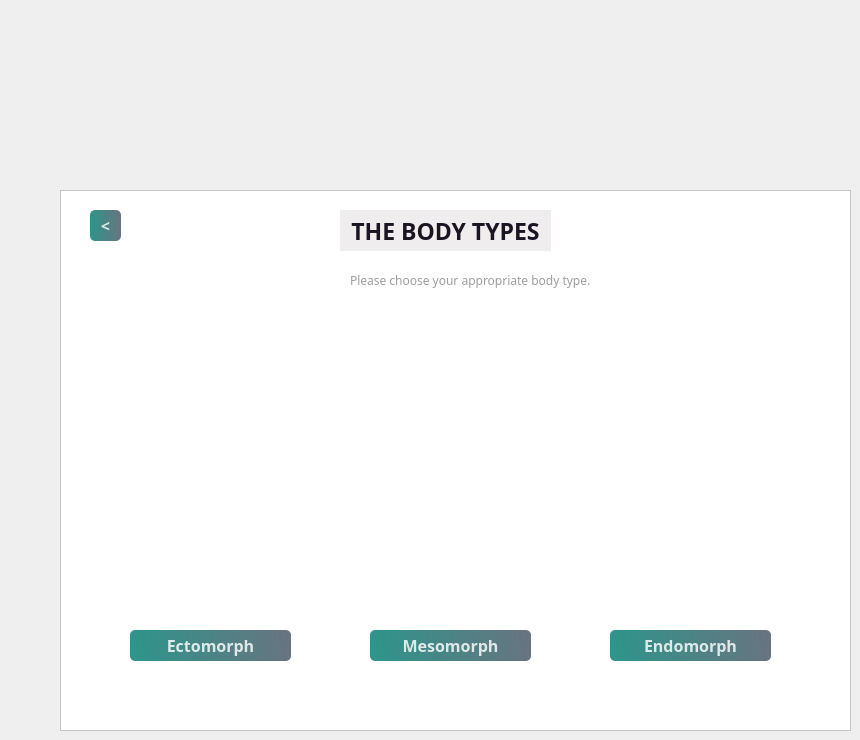
    <widget class="QWidget" name="page_4">
     <widget class="QFrame" name="frame_5">
      <property name="geometry">
       <rect>
        <x>60</x>
        <y>190</y>
        <width>791</width>
        <height>541</height>
       </rect>
      </property>
      <property name="contextMenuPolicy">
       <enum>Qt::DefaultContextMenu</enum>
      </property>
      <property name="styleSheet">
       <string notr="true">background-color: rgb(255, 255, 255);</string>
      </property>
      <property name="frameShape">
       <enum>QFrame::StyledPanel</enum>
      </property>
      <property name="frameShadow">
       <enum>QFrame::Raised</enum>
      </property>
      <widget class="QLabel" name="label_11">
       <property name="geometry">
        <rect>
         <x>290</x>
         <y>80</y>
         <width>241</width>
         <height>20</height>
        </rect>
       </property>
       <property name="font">
        <font>
         <family>Sitka Banner</family>
         <pointsize>9</pointsize>
        </font>
       </property>
       <property name="styleSheet">
        <string notr="true">color:rgb(158, 158, 158)
</string>
       </property>
       <property name="text">
        <string>Please choose your appropriate body type.</string>
       </property>
      </widget>
      <widget class="QLabel" name="label_13">
       <property name="geometry">
        <rect>
         <x>290</x>
         <y>120</y>
         <width>191</width>
         <height>291</height>
        </rect>
       </property>
       <property name="styleSheet">
        <string notr="true">border-image:url(:/images/C:/Users/DELL/Downloads/mesomorph.png);
border-image: url(:/images/mesomorph.png);
border-radius:50px;</string>
       </property>
       <property name="text">
        <string/>
       </property>
      </widget>
      <widget class="QLabel" name="label_14">
       <property name="geometry">
        <rect>
         <x>60</x>
         <y>120</y>
         <width>181</width>
         <height>291</height>
        </rect>
       </property>
       <property name="styleSheet">
        <string notr="true">border-image: url(:/images/ectomorph.jpeg);
border-radius:50px;</string>
       </property>
       <property name="text">
        <string/>
       </property>
      </widget>
      <widget class="QLabel" name="label_15">
       <property name="geometry">
        <rect>
         <x>530</x>
         <y>120</y>
         <width>211</width>
         <height>291</height>
        </rect>
       </property>
       <property name="styleSheet">
        <string notr="true">border-image:url(:/images/C:/Users/DELL/Downloads/endomorph.png);
border-image: url(:/images/endomorph.png);
border-radius:50px;</string>
       </property>
       <property name="text">
        <string/>
       </property>
      </widget>
      <widget class="QPushButton" name="pushButton_4">
       <property name="geometry">
        <rect>
         <x>70</x>
         <y>440</y>
         <width>161</width>
         <height>31</height>
        </rect>
       </property>
       <property name="font">
        <font>
         <family>Sitka Banner</family>
         <pointsize>12</pointsize>
         <bold>true</bold>
        </font>
       </property>
       <property name="focusPolicy">
        <enum>Qt::ClickFocus</enum>
       </property>
       <property name="styleSheet">
        <string notr="true">

QPushButton#pushButton_4{
	background-color: qlineargradient(spread:pad, x1:0, y1:0.505682, x2:1, y2:0.477, stop:0 rgba(11, 131, 120, 219), stop:1 rgba(85, 98, 112, 226));
	color:rgba(255, 255, 255, 210);
	border-radius:5px;
}

QPushButton#pushButton_4:hover{
	background-color: qlineargradient(spread:pad, x1:0, y1:0.505682, x2:1, y2:0.477, stop:0 rgba(150, 123, 111, 219), stop:1 rgba(85, 81, 84, 226));
}

QPushButton#pushButton_4:pressed{
	padding-left:5px;
	padding-top:5px;
	background-color:rgba(150, 123, 111, 255);
}
</string>
       </property>
       <property name="text">
        <string>Ectomorph</string>
       </property>
      </widget>
      <widget class="QPushButton" name="pushButton_5">
       <property name="geometry">
        <rect>
         <x>310</x>
         <y>440</y>
         <width>161</width>
         <height>31</height>
        </rect>
       </property>
       <property name="font">
        <font>
         <family>Sitka Banner</family>
         <pointsize>12</pointsize>
         <bold>true</bold>
        </font>
       </property>
       <property name="focusPolicy">
        <enum>Qt::ClickFocus</enum>
       </property>
       <property name="styleSheet">
        <string notr="true">

QPushButton#pushButton_5{
	background-color: qlineargradient(spread:pad, x1:0, y1:0.505682, x2:1, y2:0.477, stop:0 rgba(11, 131, 120, 219), stop:1 rgba(85, 98, 112, 226));
	color:rgba(255, 255, 255, 210);
	border-radius:5px;
}

QPushButton#pushButton_5:hover{
	background-color: qlineargradient(spread:pad, x1:0, y1:0.505682, x2:1, y2:0.477, stop:0 rgba(150, 123, 111, 219), stop:1 rgba(85, 81, 84, 226));
}

QPushButton#pushButton_5:pressed{
	padding-left:5px;
	padding-top:5px;
	background-color:rgba(150, 123, 111, 255);
}
</string>
       </property>
       <property name="text">
        <string>Mesomorph</string>
       </property>
      </widget>
      <widget class="QPushButton" name="pushButton_6">
       <property name="geometry">
        <rect>
         <x>550</x>
         <y>440</y>
         <width>161</width>
         <height>31</height>
        </rect>
       </property>
       <property name="font">
        <font>
         <family>Sitka Banner</family>
         <pointsize>12</pointsize>
         <bold>true</bold>
        </font>
       </property>
       <property name="focusPolicy">
        <enum>Qt::ClickFocus</enum>
       </property>
       <property name="styleSheet">
        <string notr="true">

QPushButton#pushButton_6{
	background-color: qlineargradient(spread:pad, x1:0, y1:0.505682, x2:1, y2:0.477, stop:0 rgba(11, 131, 120, 219), stop:1 rgba(85, 98, 112, 226));
	color:rgba(255, 255, 255, 210);
	border-radius:5px;
}

QPushButton#pushButton_6:hover{
	background-color: qlineargradient(spread:pad, x1:0, y1:0.505682, x2:1, y2:0.477, stop:0 rgba(150, 123, 111, 219), stop:1 rgba(85, 81, 84, 226));
}

QPushButton#pushButton_6:pressed{
	padding-left:5px;
	padding-top:5px;
	background-color:rgba(150, 123, 111, 255);
}
</string>
       </property>
       <property name="text">
        <string>Endomorph</string>
       </property>
      </widget>
      <widget class="QPushButton" name="pushButton_7">
       <property name="geometry">
        <rect>
         <x>30</x>
         <y>20</y>
         <width>31</width>
         <height>31</height>
        </rect>
       </property>
       <property name="font">
        <font>
         <family>Sitka Banner</family>
         <pointsize>12</pointsize>
         <bold>true</bold>
        </font>
       </property>
       <property name="styleSheet">
        <string notr="true">

QPushButton#pushButton_7{
	background-color: qlineargradient(spread:pad, x1:0, y1:0.505682, x2:1, y2:0.477, stop:0 rgba(11, 131, 120, 219), stop:1 rgba(85, 98, 112, 226));
	color:rgba(255, 255, 255, 210);
	border-radius:5px;
}

QPushButton#pushButton_7:hover{
	background-color: qlineargradient(spread:pad, x1:0, y1:0.505682, x2:1, y2:0.477, stop:0 rgba(150, 123, 111, 219), stop:1 rgba(85, 81, 84, 226));
}

QPushButton#pushButton_7:pressed{
	padding-left:5px;
	padding-top:5px;
	background-color:rgba(150, 123, 111, 255);
}
</string>
       </property>
       <property name="text">
        <string>&lt;</string>
       </property>
      </widget>
      <widget class="QLabel" name="label_10">
       <property name="geometry">
        <rect>
         <x>280</x>
         <y>20</y>
         <width>211</width>
         <height>41</height>
        </rect>
       </property>
       <property name="font">
        <font>
         <family>Sitka Banner</family>
         <pointsize>17</pointsize>
         <bold>true</bold>
        </font>
       </property>
       <property name="styleSheet">
        <string notr="true">background-color: #F0EDEE;
border-radius:50px;

color: #1A1423;
</string>
       </property>
       <property name="text">
        <string>THE BODY TYPES</string>
       </property>
       <property name="alignment">
        <set>Qt::AlignCenter</set>
       </property>
      </widget>
     </widget>
    </widget>
